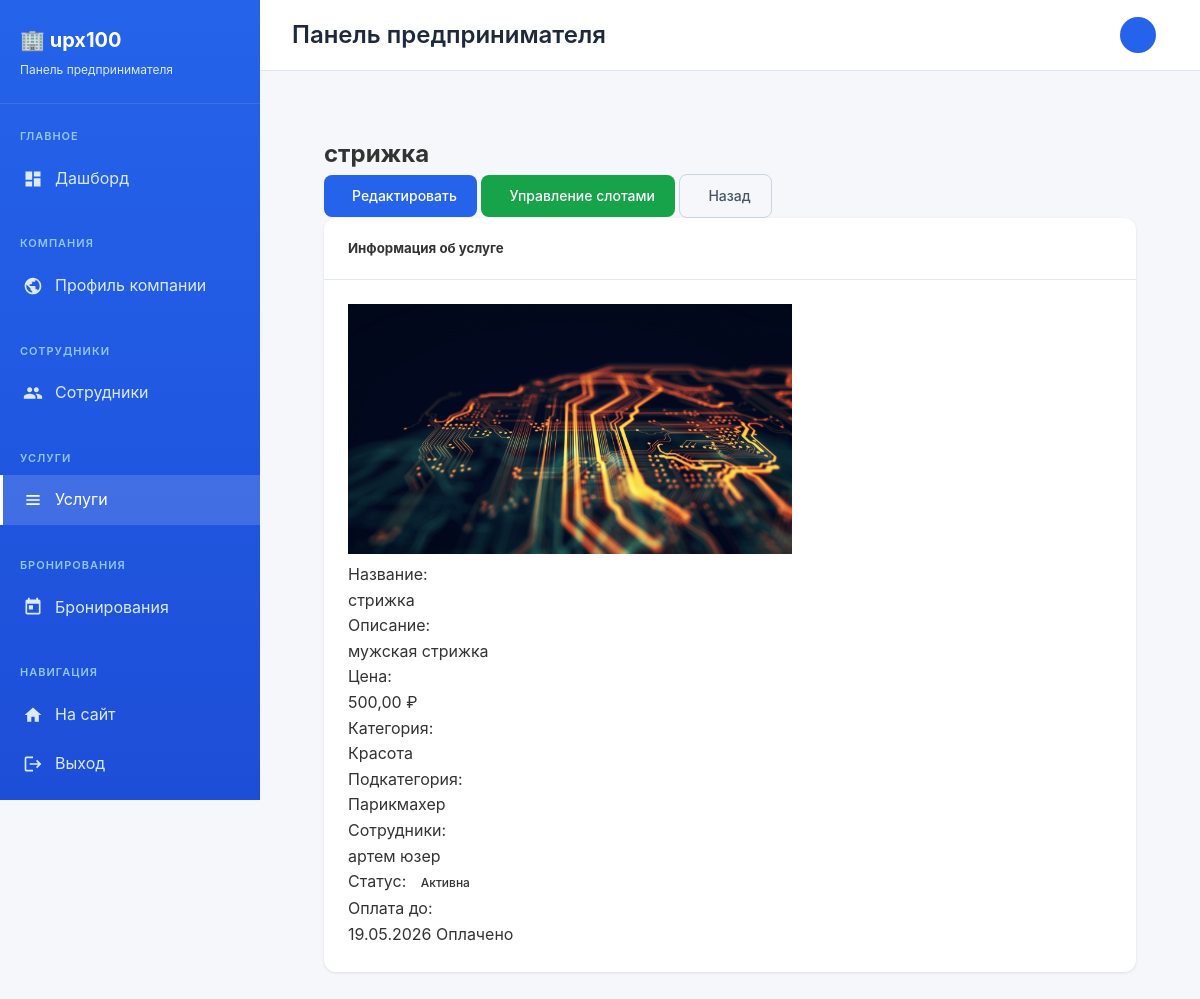
The page /business/services/2/ (signed in) on the database its author committed.
### business/models.py (models this page shows, shortened)
class Service(models.Model):
    STATUS_CHOICES = [
        ('draft', 'Черновик'),
        ('active', 'Активна'),
        ('inactive', 'Неактивна (неоплата)'),
        ('pending_payment', 'Ожидает оплаты'),
    ]
    company = models.ForeignKey(Company, on_delete=models.CASCADE, related_name='services', verbose_name="Компания")
    category = models.ForeignKey('companies.Category', on_delete=models.SET_NULL, null=True, blank=True,
                                  related_name='business_services', verbose_name="Категория")
    subcategory = models.ForeignKey('companies.Subcategory', on_delete=models.SET_NULL, null=True, blank=True,
                                  related_name='business_services', verbose_name="Подкатегория")
    employees = models.ManyToManyField(Employee, related_name='services', verbose_name="Сотрудники")
    name = models.CharField(max_length=200, verbose_name="Название услуги")
    description = models.TextField(blank=True, verbose_name="Описание")
    price = models.DecimalField(max_digits=10, decimal_places=2, verbose_name="Цена (руб)")
    duration = models.PositiveIntegerField(help_text="Длительность в минутах", verbose_name="Длительность (мин)", null=True, blank=True)
    photo = models.ImageField(upload_to='service_photos/', blank=True, null=True, verbose_name="Фото услуги")
    status = models.CharField(max_length=20, choices=STATUS_CHOICES, default='draft', verbose_name="Статус")
    created_at = models.DateTimeField(auto_now_add=True)
    updated_at = models.DateTimeField(auto_now=True)
    payment_amount = models.DecimalField(max_digits=10, decimal_places=2, default=0, verbose_name="Сумма оплаты (руб/мес)")
    payment_due_date = models.DateTimeField(null=True, blank=True, verbose_name="Дата окончания оплаты")
    last_payment_date = models.DateTimeField(null=True, blank=True, verbose_name="Дата последней оплаты")
    class Meta:
        verbose_name = "Услуга"
        verbose_name_plural = "Услуги"
    def is_paid(self):
        if self.status == 'active' and self.payment_due_date:
            return timezone.now() < self.payment_due_date
        return False

class Employee(models.Model):
    company = models.ForeignKey(Company, on_delete=models.CASCADE, related_name='employees', verbose_name="Компания")
    user = models.OneToOneField(settings.AUTH_USER_MODEL, on_delete=models.CASCADE, related_name='employee_profile')
    position = models.CharField(max_length=100, blank=True, verbose_name="Должность")
    phone = models.CharField(max_length=20, blank=True, verbose_name="Телефон")
    is_active = models.BooleanField(default=True, verbose_name="Активен")
    created_at = models.DateTimeField(auto_now_add=True)
    class Meta:
        verbose_name = "Сотрудник"
        verbose_name_plural = "Сотрудники"
        unique_together = ['company', 'user']
    @property
    def name(self):
        return self.user.get_full_name() or self.user.email

### companies/models.py (models this page shows, shortened)
class Category(models.Model):
    name = models.CharField(
        max_length=100,
        unique=True,
        verbose_name='Название категории'
    )
    slug = models.SlugField(
        max_length=100,
        unique=True,
        verbose_name='Слаг'
    )
    icon = models.ImageField(
        upload_to='categories/icons/',
        blank=True,
        null=True,
        verbose_name='Иконка'
    )
    created_at = models.DateTimeField(
        auto_now_add=True,
        verbose_name='Дата создания'
    )
    class Meta:
        verbose_name = 'Категория'
        verbose_name_plural = 'Категории'
        ordering = ['name']

class Subcategory(models.Model):
    category = models.ForeignKey(
        Category,
        on_delete=models.CASCADE,
        related_name='subcategories',
        verbose_name='Категория'
    )
    name = models.CharField(
        max_length=100,
        verbose_name='Название подкатегории'
    )
    slug = models.SlugField(
        max_length=100,
        unique=True,
        verbose_name='Слаг'
    )
    created_at = models.DateTimeField(
        auto_now_add=True,
        verbose_name='Дата создания'
    )
    class Meta:
        verbose_name = 'Подкатегория'
        verbose_name_plural = 'Подкатегории'
        ordering = ['category', 'name']
        unique_together = [['category', 'slug']]

### accounts/models.py (models this page shows, shortened)
class User(AbstractBaseUser, PermissionsMixin):
    ROLE_CHOICES = (
        ('admin', 'Администратор'),
        ('entrepreneur', 'Предприниматель'),
        ('employee', 'Сотрудник'),
    )
    email = models.EmailField('Email', unique=True)
    first_name = models.CharField('Имя', max_length=30, blank=True)
    last_name = models.CharField('Фамилия', max_length=30, blank=True)
    phone = models.CharField('Телефон', max_length=20, blank=True)
    role = models.CharField('Роль', max_length=20, choices=ROLE_CHOICES, default='entrepreneur')
    is_staff = models.BooleanField('Статус сотрудника', default=False)
    is_active = models.BooleanField('Активен', default=True)
    date_joined = models.DateTimeField('Дата регистрации', default=timezone.now)
    objects = UserManager()
    USERNAME_FIELD = 'email'
    REQUIRED_FIELDS = []
    class Meta:
        verbose_name = 'Пользователь'
        verbose_name_plural = 'Пользователи'
    def get_full_name(self):
        return f"{self.first_name} {self.last_name}".strip() or self.email
    def get_company(self):
        if self.role == 'entrepreneur':
            try:
                return self.company
            except Company.DoesNotExist:
                return None
        elif self.role == 'employee':
            employee_profile = self.get_employee_profile()
            if employee_profile:
                return employee_profile.company
        return None

### business/views.py (the view)
# urls.py: path('services/<int:pk>/', views.service_detail_view, name='service_detail'),
@login_required
def service_detail_view(request, pk):
    company = request.user.get_company()
    if not company:
        messages.error(request, 'Компания не найдена')
        return redirect('business:service_list')
    try:
        service = company.services.get(pk=pk)
    except Service.DoesNotExist:
        messages.error(request, 'Услуга не найдена')
        return redirect('business:service_list')
    time_slots = service.time_slots.filter(date__gte=timezone.now().date()).order_by('date', 'start_time')
    bookings = service.bookings.all().order_by('-created_at')
    return render(request, 'business/service_detail.html', {
        'service': service,
        'time_slots': time_slots,
        'bookings': bookings
    })

### templates/business/service_detail.html (shortened to what this page needs)
{% extends 'business/base.html' %}
{% load static %}
{% block content %}
<div class="content-area">
    <div class="row mb-4">
        <div class="col-12">
            <div class="d-flex justify-content-between align-items-center">
                <h2 class="mb-0 text-primary">{{ service.name }}</h2>
                <div>
                    <a href="{% url 'business:service_edit' service.pk %}" class="btn btn-primary btn-lg">
                        Редактировать
                    </a>
                    <a href="{% url 'business:slot_manage' service.pk %}" class="btn btn-success btn-lg">
                        Управление слотами
                    </a>
                    <a href="{% url 'business:service_list' %}" class="btn btn-outline-secondary btn-lg">
                        Назад
                    </a>
                </div>
            </div>
        </div>
    </div>
    <div class="row g-4">
        <div class="col-lg-6">
            <div class="card shadow-sm border-0 h-100">
                <div class="card-header bg-primary text-white py-3">
                    <h5 class="mb-0">Информация об услуге</h5>
                </div>
                <div class="card-body">
                    {% if service.photo %}
                        <div class="text-center mb-3">
                            <img src="{{ service.photo.url }}" alt="{{ service.name }}" class="img-fluid rounded shadow-sm" style="max-height: 250px; max-width: 100%;">
                        </div>
                    {% endif %}
                    <div class="mb-3">
                        <label class="fw-bold text-muted">Название:</label>
                        <p class="fs-5">{{ service.name }}</p>
                    </div>
                    <div class="mb-3">
                        <label class="fw-bold text-muted">Описание:</label>
                        <p>{{ service.description|default:"Не указано"|linebreaks }}</p>
                    </div>
                    <div class="row mb-3">
                        <div class="col-6">
                            <label class="fw-bold text-muted">Цена:</label>
                            <p class="fs-4 text-success fw-bold">{{ service.price }} ₽</p>
                        </div>
                    </div>
                    <div class="mb-3">
                        <label class="fw-bold text-muted">Категория:</label>
                        <p>{{ service.category.name|default:"—" }}</p>
                    </div>
                    {% if service.subcategory %}
                    <div class="mb-3">
                        <label class="fw-bold text-muted">Подкатегория:</label>
                        <p>{{ service.subcategory.name }}</p>
                    </div>
                    {% endif %}
                    <div class="mb-3">
                        <label class="fw-bold text-muted">Сотрудники:</label>
                        <p>
                            {% if service.employees.all %}
                                {% for employee in service.employees.all %}
                                    {{ employee.name }}{% if not forloop.last %}, {% endif %}
                                {% endfor %}
                            {% else %}
                                Не назначены
                            {% endif %}
                        </p>
                    </div>
                    <div class="mb-3">
                        <label class="fw-bold text-muted">Статус:</label>
                        <span class="badge bg-{% if service.status == 'active' %}success{% elif service.status == 'pending_payment' %}warning{% elif service.status == 'inactive' %}danger{% else %}secondary{% endif %} px-3 py-2 fs-6">
                            {{ service.get_status_display }}
                        </span>
                    </div>
                    <div class="mb-3">
                        <label class="fw-bold text-muted">Оплата до:</label>
                        <p>
                            {% if service.payment_due_date %}
                                {{ service.payment_due_date|date:"d.m.Y" }}
                                {% if not service.is_paid %}
                                    <span class="text-danger fw-bold"><i class="fas fa-exclamation-triangle me-1"></i>ИСТЕКЛО</span>
                                {% else %}
                                    <span class="text-success fw-bold">Оплачено</span>
                                {% endif %}
                            {% else %}
                                —
                            {% endif %}
                        </p>
                    </div>
                </div>
            </div>
        </div>
    </div>
</div>
{% endblock %}

### templates/business/base.html (style rules this page uses)
* { margin: 0; padding: 0; box-sizing: border-box; }
body { font-family: -apple-system, BlinkMacSystemFont, 'Segoe UI', Roboto, Oxygen, Ubuntu, sans-serif; background-color: #f5f7fa; color: #333; line-height: 1.6; }
.content-area { padding: 32px; }
.card { background: #fff; border-radius: 12px; box-shadow: 0 1px 3px rgba(0,0,0,0.1); overflow: hidden; margin-bottom: 24px; }
.card-header { padding: 20px 24px; border-bottom: 1px solid #e2e8f0; display: flex; justify-content: space-between; align-items: center; }
.card-body { padding: 24px; }
.btn { display: inline-flex; align-items: center; gap: 8px; padding: 10px 20px; border-radius: 8px; font-size: 14px; font-weight: 500; text-decoration: none; cursor: pointer; border: none; transition: all 0.2s; }
.btn-primary { background: #2563eb; color: #fff; }
.btn-success { background: #16a34a; color: #fff; }
.btn-outline-secondary { background: transparent; color: #475569; border: 1px solid #cbd5e1; }
.badge { display: inline-block; padding: 4px 10px; border-radius: 20px; font-size: 12px; font-weight: 500; }

### rows shown on the page
Service: name "стрижка", photo (picture), description "мужская стрижка", price "500,00", category.name "Красота", subcategory.name "Парикмахер", status "Активна", payment_due_date "19.05.2026"
Employee: name "артем юзер"

### other values the page prints
{{ title|default:"Панель предпринимателя" }} "Панель предпринимателя"
